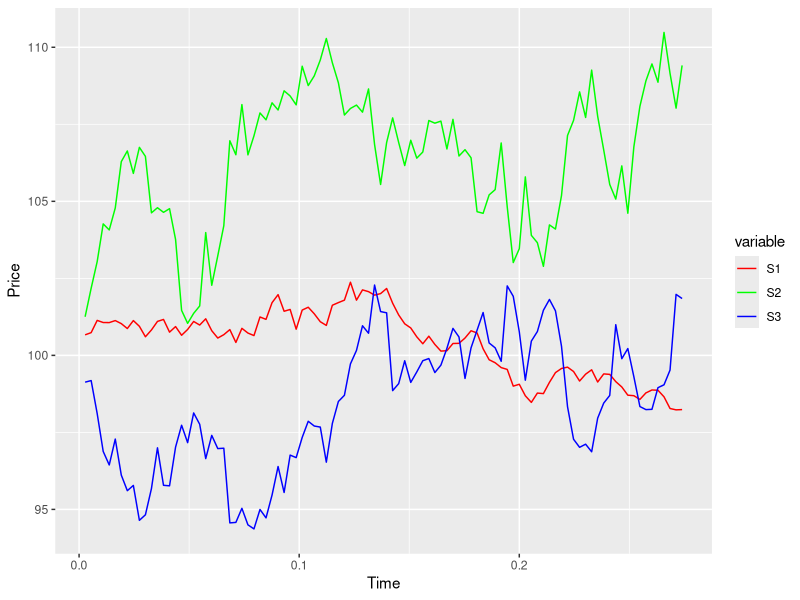

Generate this figure with R:
## ---- chunk 1
knitr::opts_chunk$set(echo = TRUE)
## ---- chunk 2
set.seed(23)
MonteCarlo <- function(m, n, call){
  dt = Time/n
  nudt = (r - q - 0.5*sig^2) * dt
  sigsdt = sig*sqrt(dt)
  lnS = log(S)
  Sum_CT = 0
  Sum_CT2 = 0
  ptm <- proc.time()
  
  for(j in 1:m) {
    lnSt = lnS
    for(i in 1:n) {
      lnSt = lnSt + nudt + sigsdt*rnorm(1)
    }
    ST = exp(lnSt)
    if (call == TRUE){
      CT = pmax(0,ST - K) }
    else{
      CT = pmax(0,K - ST)}
    Sum_CT = Sum_CT + CT
    Sum_CT2 = Sum_CT2 + CT*CT
    
  }
  price = Sum_CT/m*exp(-r*Time)
  SD = sqrt((Sum_CT2 - Sum_CT*Sum_CT/m)*exp(-2*r*Time)/(m - 1))
  SE = SD/sqrt(m)
  chrono <-(proc.time() - ptm)[3]
  newlist <- list("price" = price, "SE" = SE,"time" = chrono)
  return(newlist)
}

## ---- chunk 3
S=100
K=100
Time=1
sig=0.2
r=0.06
q=0.03
#print(MonteCarlo(1000000,300,TRUE))
#print(MonteCarlo(1000000,300,FALSE))
## ---- chunk 4
MCAV <- function(m, n, call){
  dt=Time/n
  nudt=(r-q-0.5*sig^2)*dt
  sigsdt=sig*sqrt(dt)
  lnS=log(S)
  Sum_CT=0
  Sum_CT2=0
  ptm <- proc.time()
  
  
  for(j in 1:m) {
    lnSt1=lnS
    lnSt2=lnS
    for(i in 1:n) {
      lnSt1=lnSt1+nudt+sigsdt*rnorm(1)
      lnSt2=lnSt2+nudt-sigsdt*rnorm(1)
    }
    ST1=exp(lnSt1)
    ST2=exp(lnSt2)
    if (call==TRUE){
      CT=0.5*(pmax(0,ST1-K)+pmax(0,ST2-K)) }
    else{
      CT=0.5*(pmax(0,K-ST1)+pmax(0,K-ST2))}
    Sum_CT=Sum_CT+CT
    Sum_CT2=Sum_CT2+CT*CT
    
  }
  price=Sum_CT/m*exp(-r*Time)
  SD=sqrt((Sum_CT2-Sum_CT*Sum_CT/m)*exp(-2*r*Time)/(m-1))
  SE=SD/sqrt(m)
  chrono <-(proc.time() - ptm)[3]
  newlist <- list("price"=price, "SE"=SE,"time"=chrono)
  return(newlist)
}
#print("MCAV")
#print(MCAV(1000000,300,TRUE))
#print(MCAV(1000000,300,FALSE))
## ---- chunk 5
bscall.delta <- function(S, K, tau, r, q, sigma) {
  d1 <- (log(S/K) + (r + 0.5*sigma^2)*tau)/(sigma*sqrt(tau))
  delta <- exp(-q*tau)*pnorm(d1)
  return(delta)
  }
bsput.delta <- function(S, K, tau, r, q, sigma) {
  d1 <- (log(S/K) + (r + 0.5*sigma^2)*tau)/(sigma*sqrt(tau))
  delta <- exp(-q*tau)*(pnorm(d1)-1)
  return(delta)
}

MCDCV <- function(m,n,call){
  dt=Time/n
  nudt=(r-q-0.5*sig^2)*dt
  sigsdt=sig*sqrt(dt)
  erddt=exp((r-q)*dt)
  beta1=-1

  Sum_CT=0
  Sum_CT2=0
  ptm <- proc.time()
  
  for(j in 1:m) {
    St=S
    cv=0
    for(i in 1:n) {
      t=(i-1)*dt
      if (call==TRUE) {
        delta=bscall.delta(St,K,Time,r,q,sig)
      }
      else {delta=bsput.delta(St,K,Time,r,q,sig)}
      Stn=St*exp(nudt+sigsdt*rnorm(1))
      cv=cv+delta*(Stn-St*erddt)
      St=Stn
    }
    if (call==TRUE){
      CT=pmax(0,St-K)+beta1*cv }
    else{
      CT=pmax(0,K-St)+beta1*cv}
    Sum_CT=Sum_CT+CT
    Sum_CT2=Sum_CT2+CT*CT
    
  }
  price=Sum_CT/m*exp(-r*Time)
  SD=sqrt((Sum_CT2-Sum_CT*Sum_CT/m)*exp(-2*r*Time)/(m-1))
  SE=SD/sqrt(m)
  chrono <-(proc.time() - ptm)[3]
  newlist <- list("price"=price, "SE"=SE,"time"=chrono)
  return(newlist)
}
#print("MCDCV")
#print(MCDCV(100000,300,TRUE))
#print(MCDCV(100000,300,FALSE))
## ---- chunk 6
MCCombo <- function(m,n,call){
  dt=Time/n
  nudt=(r-q-0.5*sig^2)*dt
  sigsdt=sig*sqrt(dt)
  erddt=exp((r-q)*dt)
  beta1=-1
  
  Sum_CT=0
  Sum_CT2=0
  ptm <- proc.time()
  
  for(j in 1:m) {
    St1=S
    St2=S
    cv1=0
    cv2=0
    for(i in 1:n) {
      t=(i-1)*dt
      if (call==TRUE) {
        delta1=bscall.delta(St1,K,Time,r,q,sig)
        delta2=bscall.delta(St2,K,Time,r,q,sig)
      }
      else {
        delta1=bsput.delta(St1,K,Time,r,q,sig)
        delta2=bsput.delta(St2,K,Time,r,q,sig)
        }
      Stn1=St1*exp(nudt+sigsdt*rnorm(1))
      Stn2=St2*exp(nudt-sigsdt*rnorm(1))
      cv1=cv1+delta1*(Stn1-St1*erddt)
      cv2=cv2+delta2*(Stn2-St2*erddt)
      St1=Stn1
      St2=Stn2
    }
    if (call==TRUE){
      CT=0.5*(pmax(0,St1-K)+beta1*cv1+pmax(0,St2-K)+beta1*cv2) }
    else{
      CT=0.5*(pmax(0,K-St1)+beta1*cv1+pmax(0,K-St2)+beta1*cv2)}
    Sum_CT=Sum_CT+CT
    Sum_CT2=Sum_CT2+CT*CT
    
  }
  price=Sum_CT/m*exp(-r*Time)
  SD=sqrt((Sum_CT2-Sum_CT*Sum_CT/m)*exp(-2*r*Time)/(m-1))
  SE=SD/sqrt(m)
  chrono <-(proc.time() - ptm)[3]
  newlist <- list("price"=price, "SE"=SE,"time"=chrono)
  return(newlist)
}
# print(MCCombo(1000000,300,TRUE))
# print(MCCombo(1000000,300,FALSE))

## ---- chunk 7

Heston <- function(m,n,call,scheme){
  dt=tau/n
  sigsdt=sig*sqrt(dt)
#  lnS=log(S)
  Sum_CT=0
  Sum_CT2=0
  ptm <- proc.time()
  
  
  for(j in 1:m) {
    Yt=V0
    St=S
    for(i in 1:n) {
      St=St+r*St*dt+St*sqrt(Yt)*rnorm(1)*sqrt(dt)
      
      if(scheme=='absorption'){
        Yt=pmax(Yt,0)+kappa*(theta-pmax(Yt,0))*dt+
          sqrt(pmax(Yt,0))*sigsdt*(rho*rnorm(1)+(sqrt(1-rho^2))*rnorm(1)) 
      }
      
      else if(scheme=='reflection'){
        Yt=abs(Yt)+kappa*(theta-abs(Yt))*dt+
          sqrt(abs(Yt))*sigsdt*(rho*rnorm(1)+(sqrt(1-rho^2))*rnorm(1))  
      }
      
      else if(scheme=='higham'){
        Yt=Yt+kappa*(theta-Yt)*dt+
          sqrt(abs(Yt))*sigsdt*(rho*rnorm(1)+(sqrt(1-rho^2))*rnorm(1))
      }
      
      else if (scheme=='partial'){
        Yt=Yt+kappa*(theta-Yt)*dt+
          sqrt(pmax(Yt,0))*sigsdt*(rho*rnorm(1)+(sqrt(1-rho^2))*rnorm(1))
      }
    
      else if (scheme=='full'){
        Yt=Yt+kappa*(theta-pmax(Yt,0))*dt+
          sqrt(pmax(Yt,0))*sigsdt*(rho*rnorm(1)+(sqrt(1-rho^2))*rnorm(1))
      }
      else return('Only five schemes available')
    }
#    ST=exp(lnSt)
    ST=St
    if (call==TRUE){
      CT=pmax(0,ST-K) }
    else{
      CT=pmax(0,K-ST)}
    Sum_CT=Sum_CT+CT
    Sum_CT2=Sum_CT2+CT*CT
    
  }
  #price=Sum_CT/m*exp(-r*Time)
  price=Sum_CT/m
  #bias=6.8061-price
  bias=0.275695-price
  
  SD=sqrt((Sum_CT2-Sum_CT*Sum_CT/m)*exp(-2*r*Time)/(m-1))
  RMSE=sqrt(SD^2+bias^2)
  chrono <-(proc.time() - ptm)[3]
  newlist <- list("scheme"=scheme, "price"=price,
                  "bias"=bias, "SD"=SD, "RMSE"=RMSE,"time"=chrono)
  return(newlist)
}

# 
# print(Heston(300000,150,TRUE,'absorption'))
# print(Heston(300000,150,TRUE,'reflection'))
# print(Heston(300000,150,TRUE,'higham'))
# print(Heston(300000,150,TRUE,'partial'))
# print(Heston(300000,150,TRUE,'full'))
## ---- chunk 8
A=matrix(c(1,0.5,0.2,0.5,1,-0.4,0.2,-0.4,1), nrow = 3, ncol = 3)
LT=chol(A)
L=t(LT)
## ---- chunk 9
S0=c(100,101,98)
mu=matrix(c(0.03,0.06,0.02),ncol=1)
vol=c(0.05,0.2,0.25)
tau=100/365
n=100
dt=tau/n
#m=1000
matr <-array(NA, c(n,2,3))
dx<- matrix(c(rnorm(3)),ncol = 1)
Bt=0
St=as.matrix(S0)
Stock=matrix(NA,n,4)
colnames(Stock) <- c('t','S1','S2','S3')
for (i in 1:n){
  dx<- matrix(c(rnorm(3)),ncol = 1)
  Bt=LT%*%dx%*%sqrt(dt)
  St=St+mu*St*dt+vol*St*Bt
  matr[i,,]=i*dt
  matr[i,2,1]=St[1]
  matr[i,2,2]=St[2]
  matr[i,2,3]=St[3]
  Stock[i,1]=i*dt
  for (j in 1:3){Stock[i,j+1]=St[j]}
}
Stock <- as.data.frame(Stock)
library (ggplot2)
library (reshape2)
Stock <- melt(Stock,id=c('t'))
z <- ggplot(Stock, aes(Time,Price)) + geom_line(aes(x=t, y=value, colour=variable)) +
  scale_colour_manual(values=c("red","green","blue"))
z
## ---- chunk 10
set.seed(23)
Basket <- function(m,call){
  S0=c(100,101,98)
  K=100
  mu=matrix(c(0.03,0.06,0.02),ncol=1)
  vol=c(0.05,0.2,0.25)
  tau=100/365
  n=100
  dt=tau/n
  dx<- matrix(c(rnorm(3)),ncol = 1)
  Bt=0
  St=as.matrix(S0)
  Sum_CT=0
  for(j in 1:m){
    Bt=0
    St=as.matrix(S0)
    for (i in 1:n){
      dx<- matrix(c(rnorm(3)),ncol = 1)
      Bt=LT%*%dx%*%sqrt(dt)
      St=St+mu*St*dt+vol*St*Bt
    }
    ST=(St[1]+St[2]+St[3])/3
    if (call==TRUE){
      CT=pmax(ST-K,0)}
    else {
      CT=pmax(K-ST,0)}
    Sum_CT=Sum_CT+CT
  }
  disc=exp(-mean(mu)*tau)
  price=Sum_CT/m*disc
  return(price)
}
## ---- chunk 11
set.seed(23)
S0=c(100,101,98)
K=100
mu=matrix(c(0.03,0.06,0.02),ncol=1)
vol=c(0.05,0.2,0.25)
tau=100/365
n=100
dt=tau/n
m=1000
matr <-array(NA, c(n,m+1,3))
dx <- matrix(c(rnorm(3)),ncol = 1)
Bt=0
St=as.matrix(S0)
#Stock=matrix(NA,n,4)
#colnames(Stock) <- c('t','S1','S2','S3')
B=104
Sum_CT=0
for(j in 1:m){
  Bt=0
  St=as.matrix(S0)
  for (i in 1:n){
    dx<- matrix(c(rnorm(3)),ncol = 1)
    Bt=LT%*%dx%*%sqrt(dt)
    St=St+mu*St*dt+vol*St*Bt
    matr[i,,]=i*dt
    matr[i,j,1]=St[1]
    matr[i,j,2]=St[2]
    matr[i,j,3]=St[3] 
  }
  if (max(matr[,j,2]) > B){ST=St[2]}
  else if (max(matr[,j,2]) > max(matr[,j,3])) {
    ST=St[2]^2-K}
  else if (mean(matr[,j,2])>mean(matr[,j,3])) {
    ST=mean(matr[,j,2])
  }
  else {
    ST=(St[1]+St[2]+St[3])/3
  }
  CT=pmax(ST-K,0)

  Sum_CT=Sum_CT+CT

}
r=mean(r)
disc=exp(-r*tau)
price=Sum_CT/m*disc
#print(price)
## ---- chunk 12

## ---- chunk 13

